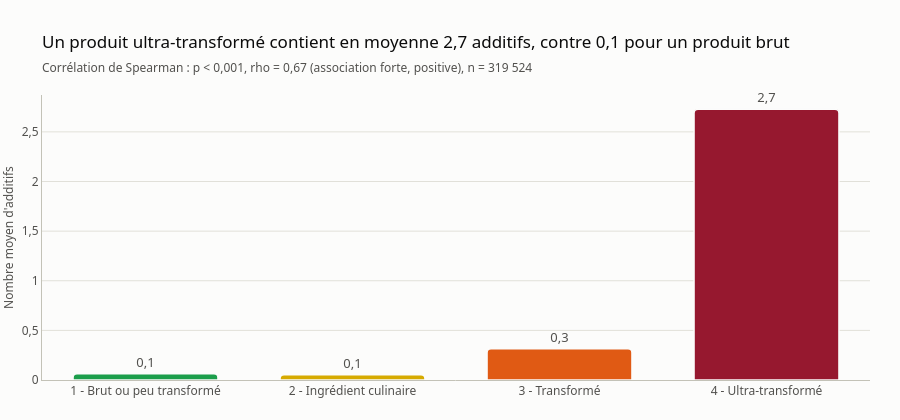

The notebook cell this image was saved under:
### Markdown cell above
Les noms et les évaluations de sécurité des additifs (EFSA) seront ajoutés à l'étape 5, consacrée aux controverses.

### Code cell
by_nova = nutrition.additives_by_nova(con)
pairs = nutrition.nova_additives_pairs(con)
rho = spearman(pairs["nova_group"], pairs["n_additives"])
mean4 = by_nova.set_index("nova_group").loc[4, "mean_additives"]
mean1 = by_nova.set_index("nova_group").loc[1, "mean_additives"]

fig = charts.category_bars(
    by_nova.assign(share=by_nova["mean_additives"]),
    "nova_group",
    "share",
    NOVA_COLORS,
    labels=NOVA_LABELS,
    counts="products",
    title=f"Un produit ultra-transformé contient en moyenne {fmt_num(mean4)} additifs, "
    f"contre {fmt_num(mean1)} pour un produit brut",
    subtitle=describe(rho),
    value_label="Nombre moyen d'additifs",
)
fig.update_traces(
    text=[fmt_num(v) for v in by_nova["mean_additives"]],
    hovertemplate="%{x}<br>%{y:.2f} additifs en moyenne<br>"
    "%{customdata:,.0f} produits<extra></extra>",
)
save_figure(fig, "additives_by_nova")
findings.append(
    f"Additifs : {fmt_num(mean4)} en moyenne en NOVA 4 contre {fmt_num(mean1)} en NOVA 1 "
    f"(Spearman rho = {fmt_num(rho.effect_size, 2)})."
)
fig.show()

### Figure 1 — Plotly figure (JSON) as saved in the notebook; plotly's stock layout.template omitted (floating-point values rounded to 4 significant figures)
{"data": [{"cliponaxis": false, "customdata": [44007, 7285, 73100, 195132], "hovertemplate": "%{x}<br>%{y:.2f} additifs en moyenne<br>%{customdata:,.0f} produits<extra></extra>", "marker": {"color": ["#1b9e4b", "#d6aa00", "#e05a14", "#96182f"]}, "text": ["0,1", "0,1", "0,3", "2,7"], "textfont": {"color": "#52514e"}, "textposition": "outside", "type": "bar", "x": ["1 - Brut ou peu transformé", "2 - Ingrédient culinaire", "3 - Transformé", "4 - Ultra-transformé"], "y": [0.06176, 0.0534, 0.3145, 2.728]}], "layout": {"height": 420, "showlegend": false, "title": {"subtitle": {"text": "Corrélation de Spearman : p < 0,001, rho = 0,67 (association forte, positive), n = 319 524"}, "text": "Un produit ultra-transformé contient en moyenne 2,7 additifs, contre 0,1 pour un produit brut"}, "xaxis": {"showgrid": false}, "yaxis": {"rangemode": "tozero", "title": {"text": "Nombre moyen d'additifs"}}}}
